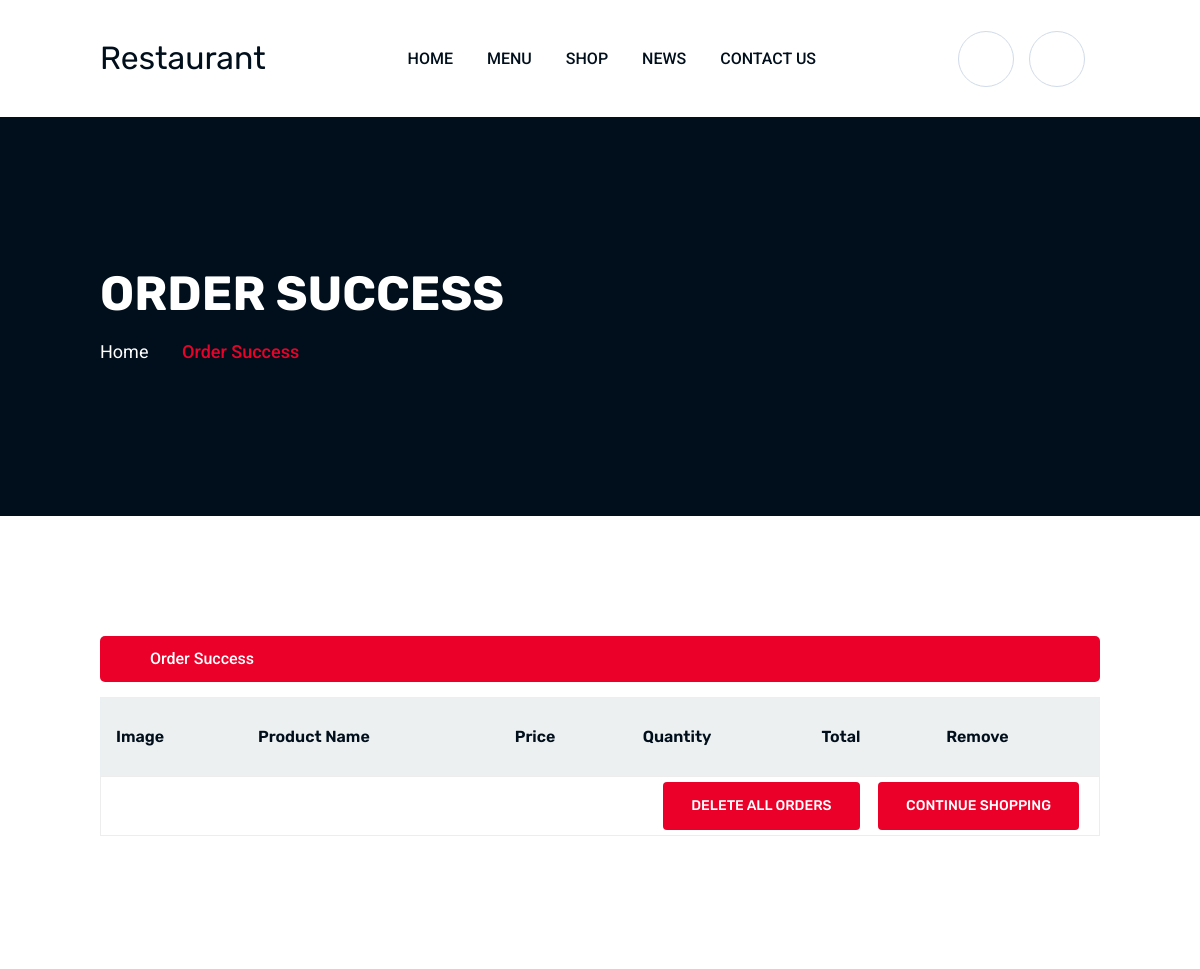
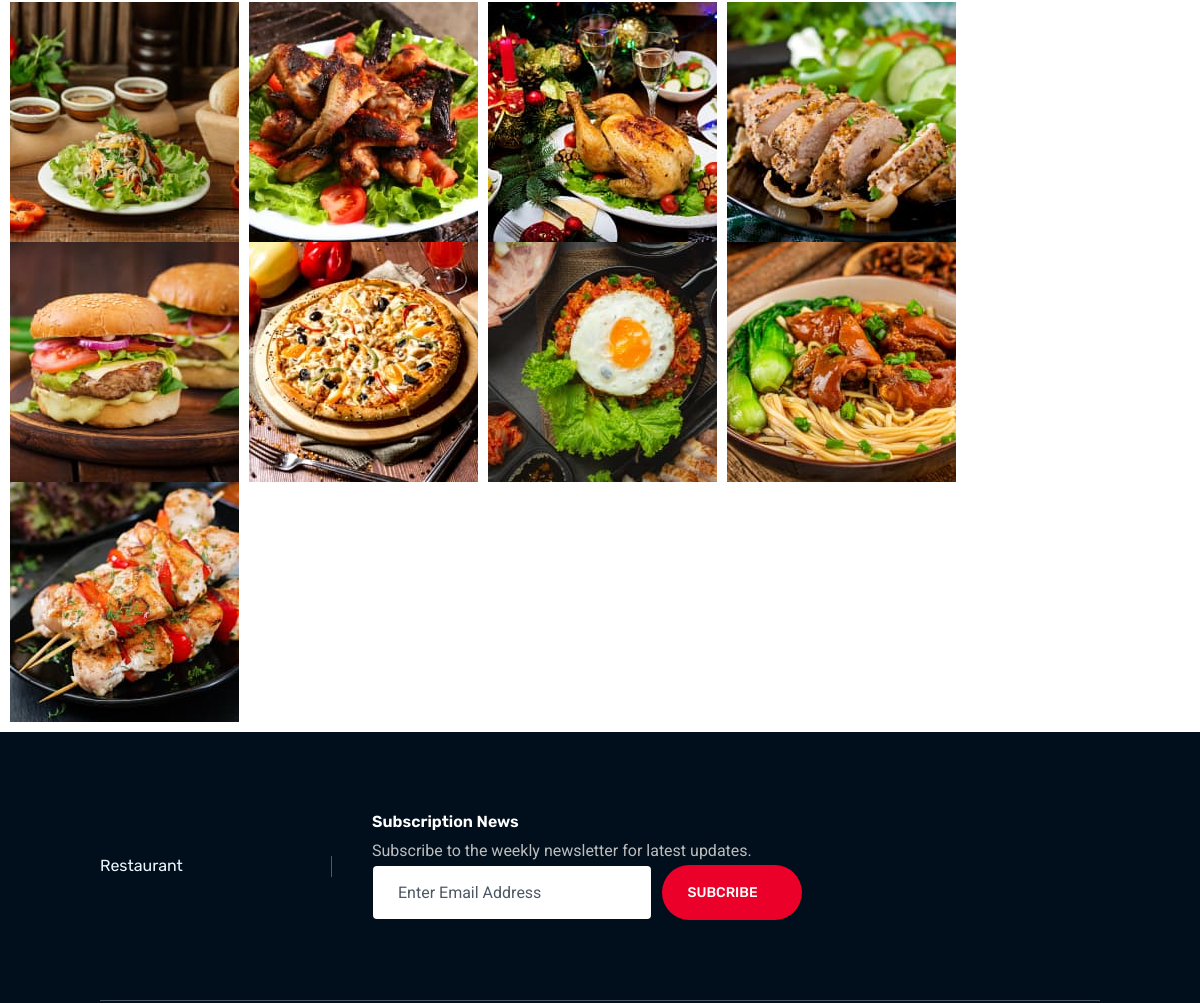
The page /order_success/ (signed in, upper part) on the database as committed earlier (2 pictures, top to bottom).
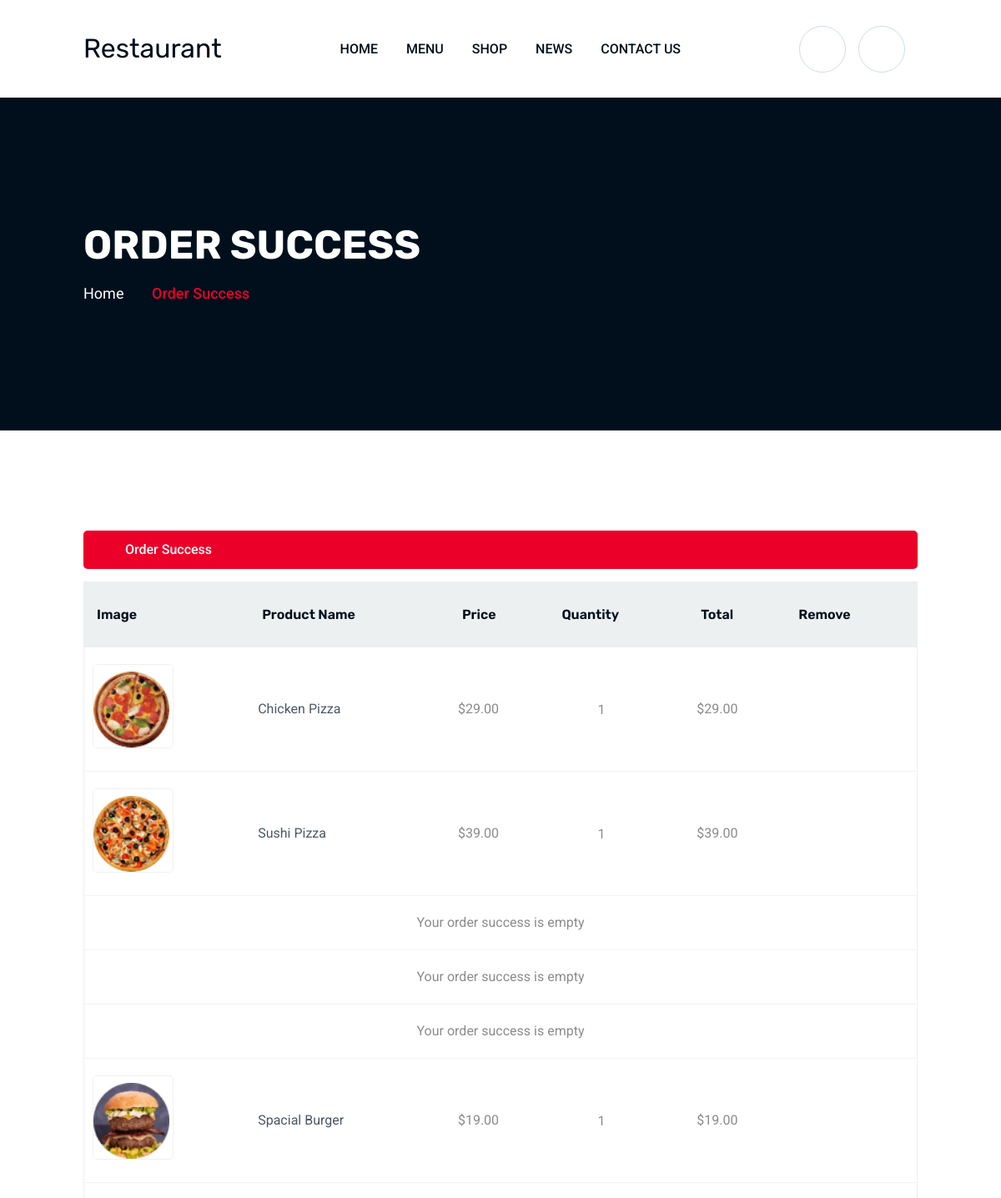
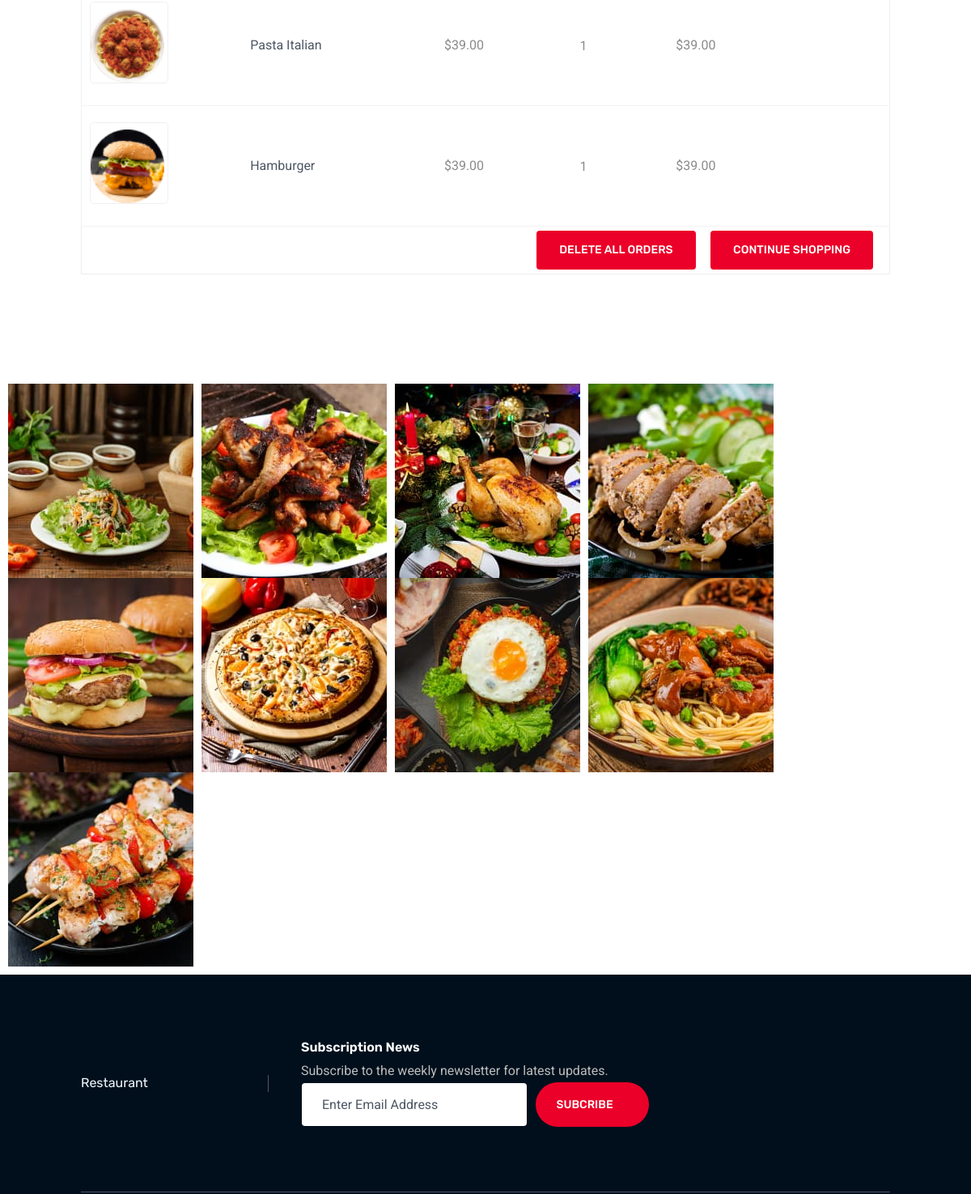
The same page on the database as committed later (2 pictures, top to bottom).
### myapp/models.py (models this page shows, shortened)
class CheckOutSliderModel(models.Model):
    id = models.UUIDField(primary_key=True, default=uuid.uuid4, editable=False)
    name = models.CharField(max_length=50, blank=True, null=True)
    image = models.ImageField(upload_to='CheckOutSlider')
    created_at = models.DateTimeField(auto_now_add=True)
    updated_at = models.DateTimeField(auto_now=True)

class GalleryModel(models.Model):
    id = models.UUIDField(primary_key=True, default=uuid.uuid4, editable=False)
    image = models.ImageField(upload_to='Gallery')
    created_at = models.DateTimeField(auto_now_add=True)
    updated_at = models.DateTimeField(auto_now=True)

class OrderItem(models.Model):
    id = models.AutoField(primary_key=True)
    order = models.ForeignKey(Order, related_name='items', on_delete=models.CASCADE)
    product = models.ForeignKey(Product, on_delete=models.CASCADE)
    quantity = models.PositiveIntegerField(default=1)
    price = models.DecimalField(max_digits=10, decimal_places=2)
    created_at = models.DateTimeField(default=timezone.now)
    updated_at = models.DateTimeField(auto_now=True)
    def get_total(self):
        return self.price * self.quantity

class Product(models.Model):
    id = models.UUIDField(primary_key=True, default=uuid.uuid4, editable=False)
    title = models.CharField(max_length=50, blank=True, null=True)
    text = models.CharField(max_length=300, blank=True, null=True)
    price = models.DecimalField(max_digits=10, decimal_places=2, default=0)          # Normal price
    disPrice = models.DecimalField(max_digits=10, decimal_places=2, default=0)
    discountPercentage = models.IntegerField(blank=True, null=True, editable=False)  # Auto calculated
    image = models.ImageField(upload_to="Product")
    category = models.ForeignKey(CategoryModel, on_delete=models.CASCADE, null=True, blank=True)
    in_stock = models.BooleanField(default=True)
    created_at = models.DateTimeField(auto_now_add=True)
    updated_at = models.DateTimeField(auto_now=True)
    @property
    def discountPercentage(self):
        if self.price and self.disPrice and self.price > 0:
            return round(((self.price - self.disPrice) / self.price) * 100)
        return 0

class Order(models.Model):
    PAYMENT_METHODS = [
        ('bank', 'Direct Bank Transfer'),
        ('waveMoney', 'WaveMoney Payment'),
        ('kPay', 'KPay Payment'),
        ('card', 'Credit Card'),
        ('paypal', 'Paypal'),
    ]
    SHIPPING_METHODS = [
        ('free', 'Free Shipping'),
        ('flat', 'Flat Rate'),
    ]
    id = models.UUIDField(default=uuid.uuid4, primary_key=True, editable=False)
    user = models.ForeignKey(settings.AUTH_USER_MODEL, on_delete=models.CASCADE)
    order_date = models.DateTimeField(auto_now_add=True)
    shipping_method = models.CharField(max_length=20, choices=SHIPPING_METHODS, default='free')
    payment_method = models.CharField(max_length=20, choices=PAYMENT_METHODS)
    shipping_address = models.CharField(max_length=255)
    total_amount = models.DecimalField(max_digits=10, decimal_places=2)
    is_paid = models.BooleanField(default=False)
    is_shipped = models.BooleanField(default=False)
    order_note = models.TextField(blank=True, null=True)

### myapp/views.py (the view)
# urls.py: path('order_success/', views.order_success_view, name='order_success'),
@login_required
def order_success_view(request):
    user =request.user
    try:
        order = Order.objects.filter(user=user).order_by('-order_date')
    except Order.DoesNotExist:
        messages.error(request, "Order not found.")
        return redirect('homePage')
    CheckOutSlider = CheckOutSliderModel.objects.all()[:1]
    Gallery = GalleryModel.objects.all()
    context = {
        'orders': order,
        'CheckOutSlider': CheckOutSlider,
        'Gallery': Gallery,
    }
    return render(request, 'order_success.html', context)

### myapp/templates/order_success.html (shortened to what this page needs)
{% extends 'base.html' %}
{% load static %}
{% load humanize %}
{% block body %}
{% for i in CheckOutSlider %}
<div class="breadcumb-wrapper" data-bg-src="{{ i.image.url }}">
    <div class="container z-index-common">
        <div class="breadcumb-content">
            <h1 class="breadcumb-title">Order Success</h1>
            <ul class="breadcumb-menu">
                <li><a href="{% url 'homePage' %}">Home</a></li>
                <li>Order Success</li>
            </ul>
        </div>
    </div>
</div>
{% endfor %}
<div class="th-cart-wrapper space-top space-extra-bottom">
    <div class="container">
        <div class="woocommerce-notices-wrapper">
            <div class="woocommerce-message">Order Success
            </div>
        </div>
            <table class="cart_table">
                <thead>
                    <tr>
                        <th class="cart-col-image">Image</th>
                        <th class="cart-col-productname">Product Name</th>
                        <th class="cart-col-price">Price</th>
                        <th class="cart-col-quantity">Quantity</th>
                        <th class="cart-col-total">Total</th>
                        <th class="cart-col-remove">Remove</th>
                    </tr>
                </thead>
                <tbody>
{% for order in orders %}
        {% if order.items.all %}
                {% for item in order.items.all %}
                    <tr class="cart_item">
                        <td data-title="Product">
                            <a class="cart-productimage" href="">
                                <img width="91" height="91" src="{{ item.product.image.url }}" alt="{{ item.product.title }}">
                            </a>
                        </td>
                        <td data-title="Name">
                            <a class="cart-productname" href="">{{ item.product.title }}</a>
                        </td>
                        <td data-title="Price">
                            <span class="amount">${{ item.product.disPrice|intcomma }}</span>
                        </td>
                        <td data-title="Quantity">
                            <div class="quantity">
                                <span class="amount ps-5">{{ item.quantity }}</span>
                            </div>
                        </td>
                        <td data-title="Total">
                            <span class="amount">${{ item.get_total|floatformat:2 }}</span>
                        </td>
                        <td data-title="Remove">
                            <a href="{% url 'delete_order' order.id %}" class="remove">
                                <i class="fal fa-trash-alt"></i>
                            </a>
                        </td>
                    </tr>
                {% endfor %}
        {% else %}
                    <tr>
                        <td colspan="6" class="text-center">Your order success is empty</td>
                    </tr>
        {% endif %}
{% endfor %}
                </tbody>
                <tfoot class="checkout-ordertable">
                    <tr>
                        <td colspan="6" class="actions">
                            <a href="{% url 'delete_all_orders' %}" class="th-btn rounded-2" onclick="return confirm('Are you sure you want to delete all orders?');">
                                Delete All Orders
                            </a>
                            <a href="{% url 'shopPage' %}" class="th-btn rounded-2">Continue Shopping</a>
                        </td>
                    </tr>
                </tfoot>
            </table>
    </div>
</div>
<div class="gallery-thumb-area">
    <div class="row gx-10 th-carousel" id="gallerySlide1" data-slide-show="8" data-ml-slide-show="7"
        data-lg-slide-show="6" data-md-slide-show="5" data-sm-slide-show="4" data-xs-slide-show="3"
        data-focuson-select="false">
        {% for i in Gallery %}
        <div class="col-auto">
            <div class="gallery-thumb"><img src="{{ i.image.url }}" alt="Gallery Image"> </div>
        </div>
        {% endfor %}
    </div>
</div>
{% endblock %}

### templates/base.html (shortened to what this page needs)
{% load static %}
<!doctype html>
<html class="no-js" lang="eg">
<head>
    <link rel="stylesheet" href="{% static 'assets/css/app.min.css' %}">
    <link rel="stylesheet" href="{% static 'assets/css/fontawesome.min.css' %}">
    <link rel="stylesheet" href="{% static 'assets/css/style.css' %}">
</head>
<body>
    {% include 'header.html' %}
    {% block body %} {% endblock %}
    {% include 'footer.html' %}
    <script src="https://cdn.tailwindcss.com"></script>
</body>
</html>

### templates/header.html (shortened to what this page needs)
{% load static %}
{% load humanize %}
<header class="th-header header-layout3">
    <div class="sticky-wrapper">
        <div class="sticky-active">
            <div class="menu-area">
                <div class="container th-container">
                    <div class="row align-items-center justify-content-between">
                        <div class="col-auto">
                            <div class="header-logo">
                                <a href="{% url 'homePage' %}"><h1 style="font-size: xx-large;">Restaurant</h1></a>
                            </div>
                        </div>
                        <div class="col-auto">
                            <nav class="main-menu d-none d-lg-inline-block">
                                <ul>
                                    <li><a href="{% url 'homePage' %}">Home</a>
                                    </li>
                                    <li><a href="{% url 'menuPage' %}">Menu</a>
                                    </li>
                                    <li><a href="{% url 'shopPage' %}">Shop</a></li>
                                    <li><a href="{% url 'newPage' %}">News</a></li>
                                    <li><a href="{% url 'contactPage' %}">Contact Us</a></li>
                                </ul>
                            </nav>
                        </div>
                        <div class="col-auto d-none d-xl-block">
                            <div class="header-button">
                                <button type="button" class="icon-btn searchBoxToggler"><i
                                        class="far fa-search"></i></button>
                                <button type="button" class="icon-btn sideMenuToggler d-none d-xl-block"><i
                                        class="far fa-cart-shopping"></i> </button>
                            </div>
                        </div>
                    </div>
                </div>
            </div>
        </div>
    </div>
</header>

### templates/footer.html (shortened to what this page needs)
{% load static %}
<footer class="footer-wrapper footer-layout1" data-bg-src="{% static 'assets/img/bg/footer_bg_1.jpg' %}">
    <div class="container">
        <div class="footer-top">
            <div class="row align-items-center">
                <div class="col-xl-3">
                    <div class="footer-logo"><h3 style="color: aliceblue;">Restaurant</h3></div>
                </div>
                <div class="col-xl-9">
                    <div class="subscribe-box">
                        <div>
                            <h2 class="subscribe-box_title">Subscription News</h2>
                            <p class="subscribe-box_text">Subscribe to the weekly newsletter for latest updates.</p>
                        </div>
                        <form class="newsletter-form"><input class="form-control" type="email"
                                placeholder="Enter Email Address" required=""> <button type="submit"
                                class="th-btn style3">SUBCRIBE<i class="fas fa-arrow-right ms-2"></i></button>
                        </form>
                    </div>
                </div>
            </div>
        </div>
    </div>
</footer>

Rows that differ between the two databases and show on the page:
added OrderItem: product.image (picture), product "Chicken Pizza", product.disPrice "29.00", quantity "1", get_total "29.00"
added OrderItem: product.image (picture), product "Sushi Pizza", product.disPrice "39.00", quantity "1", get_total "39.00"
added Order: shows "Your order success is empty"
added Order: shows "Your order success is empty"
added Order: shows "Your order success is empty"
added OrderItem: product.image (picture), product "Spacial Burger", product.disPrice "19.00", quantity "1", get_total "19.00"
added OrderItem: product.image (picture), product "Pasta Italian", product.disPrice "39.00", quantity "1", get_total "39.00"
added OrderItem: product.image (picture), product "Hamburger", product.disPrice "39.00", quantity "1", get_total "39.00"
